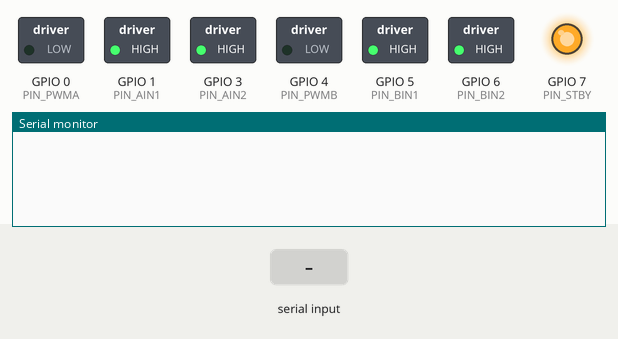
Simulated run of this sketch. Board: ESP32-C3. Shown: switched loads named in the sketch (green lamp = pin HIGH), output pins drawn as LEDs (lit = HIGH), the last lines printed to the serial monitor. The test bench sets the inputs (shaded band).

Above: at 1.2 s.
1.3 s: "STOP,1\n" received over Serial
At 2.5 s:
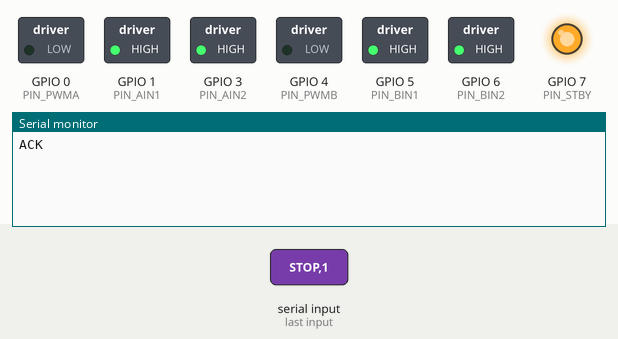
2.8 s: "PING\n" received over Serial
At 3.9 s:
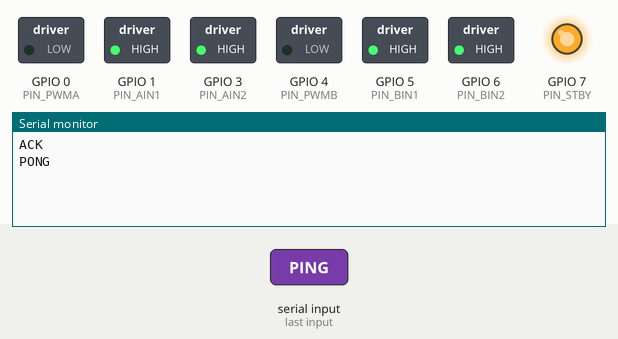
4.3 s: "STATUS\n" received over Serial
At 5.0 s:
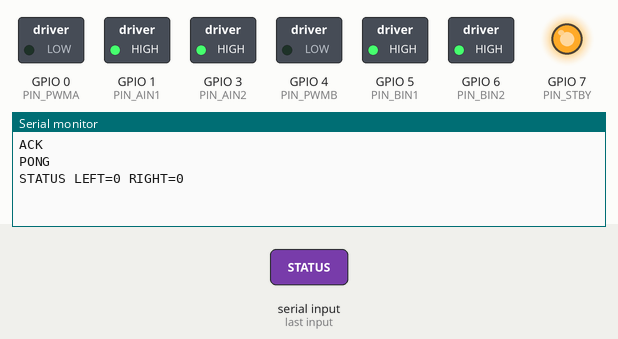

Measured:
- after the input at 1.3 s, the serial monitor: prints a new line at once (image 1)
- after the input at 2.8 s, the serial monitor: prints a new line at once (image 2)
- after the input at 4.3 s, the serial monitor: prints a new line at once (image 3)

The sketch:

phonebot_firmware.ino
```cpp
/*
 * Phonebot – ESP32 Firmware
 * ---------------------------------------------------------------------------
 * Rolle des ESP32: NUR die Motoren ansteuern. Keine Bildverarbeitung, keine
 * Fahralgorithmen. Das "Denken" (Kamera, Linienerkennung, Programm) passiert
 * auf dem Telefon; der ESP32 bekommt über USB-Serial fertige Sollwerte.
 *
 * ZIELCHIP: ESP32-C3 (nativer USB, VID:PID 303a:1001), Arduino-ESP32-Core 3.x.
 *   - Serial läuft über das native USB (Board-Option "USB CDC On Boot = cdc").
 *     Nur so sieht die Android-App (usb-serial-for-android) die Ausgaben.
 *   - LEDC-API ist die 3.x-Variante: ledcAttach(pin, freq, bits) + ledcWrite(pin, duty).
 *     (Der klassische ESP32/S3 mit Core 2.x nutzte ledcSetup/ledcAttachPin.)
 *
 * Hardware:
 *   - ESP32-C3-Board mit nativem USB
 *   - Motortreiber TB6612FNG
 *   - 2 Getriebemotoren
 *   - Motorstrom aus separater Quelle (Akku), NICHT aus dem Telefon-USB.
 *     Grund: 250–500 mA vom OTG-Port reichen für zwei Motoren (v.a. Anlauf)
 *     nicht aus. Telefon liefert nur Logik/Befehle, der Akku den Fahrstrom.
 *
 * Verdrahtung TB6612FNG  ->  ESP32-C3 (GPIO). Diese Pins sind gültige C3-GPIOs;
 * gemieden: 18/19 (natives USB), 2/8/9 (Strapping), 20/21 (UART0).
 *   PWMA  -> 0       AIN1 -> 1      AIN2 -> 3      (linker Motor)
 *   PWMB  -> 4       BIN1 -> 5      BIN2 -> 6      (rechter Motor)
 *   STBY  -> 7       (HIGH = Treiber aktiv)
 *   VM    -> Motorakku +     VCC -> 3V3 (Logik)     GND gemeinsam!
 *
 * Protokoll: siehe docs/PROTOCOL.md  (ein Befehl pro Zeile, mit '\n')
 * ---------------------------------------------------------------------------
 */

// ---------------- Pin-Belegung (ESP32-C3) ----------------
const int PIN_PWMA = 0, PIN_AIN1 = 1, PIN_AIN2 = 3;      // links
const int PIN_PWMB = 4, PIN_BIN1 = 5, PIN_BIN2 = 6;      // rechts
const int PIN_STBY = 7;

// ---------------- LEDC (PWM) ----------------
const int PWM_FREQ = 20000;          // 20 kHz: oberhalb des Hörbereichs
const int PWM_BITS = 8;              // 8 Bit -> Werte 0..255 (passt zum Protokoll)
// Core 3.x: Kanäle werden automatisch vergeben, ledcWrite adressiert den PIN.

// ---------------- Kommunikations-Watchdog ----------------
// Hört das Telefon auf zu senden (App abgestürzt, Kabel ab), muss der Roboter
// von selbst stoppen statt unkontrolliert weiterzufahren.
const unsigned long CMD_TIMEOUT_MS = 400;
unsigned long lastCmdMs = 0;

// ---------------- Zustand ----------------
int speedLeft = 0, speedRight = 0;   // -255..255 (Vorzeichen = Drehrichtung)
bool autoMode = true;                // informativer Modus (MANUAL/AUTO)

// Zeilenpuffer für nicht-blockierendes Einlesen
char lineBuf[64];
uint8_t lineLen = 0;

// ---------------------------------------------------------------------------
void setup() {
  Serial.begin(115200);              // bei CDCOnBoot=cdc: natives USB-CDC

  pinMode(PIN_AIN1, OUTPUT); pinMode(PIN_AIN2, OUTPUT);
  pinMode(PIN_BIN1, OUTPUT); pinMode(PIN_BIN2, OUTPUT);
  pinMode(PIN_STBY, OUTPUT);
  digitalWrite(PIN_STBY, HIGH);      // Treiber aktivieren

  // LEDC-API des ESP32-Arduino-Core 3.x: Frequenz/Auflösung direkt am Pin.
  ledcAttach(PIN_PWMA, PWM_FREQ, PWM_BITS);
  ledcAttach(PIN_PWMB, PWM_FREQ, PWM_BITS);

  stopMotors();
  lastCmdMs = millis();
}

// ---------------------------------------------------------------------------
void loop() {
  readSerial();                      // nicht blockierend: liest vorhandene Zeichen

  // Watchdog: zu lange kein Befehl -> anhalten (Sicherheit).
  if (millis() - lastCmdMs > CMD_TIMEOUT_MS) {
    stopMotors();
  }
}

// ---------------- Motoransteuerung ----------------
// value: -255..255. Betrag = PWM, Vorzeichen = Drehrichtung.
void driveMotor(int in1, int in2, int pwmPin, int value) {
  value = constrain(value, -255, 255);
  bool forward = value >= 0;
  digitalWrite(in1, forward ? HIGH : LOW);
  digitalWrite(in2, forward ? LOW  : HIGH);
  ledcWrite(pwmPin, abs(value));
}

void applyMotors() {
  driveMotor(PIN_AIN1, PIN_AIN2, PIN_PWMA, speedLeft);
  driveMotor(PIN_BIN1, PIN_BIN2, PIN_PWMB, speedRight);
}

void stopMotors() {
  speedLeft = 0; speedRight = 0;
  ledcWrite(PIN_PWMA, 0); ledcWrite(PIN_PWMB, 0);
  // Kurzschlussbremse (beide Eingänge HIGH) für sauberes, schnelles Stehen:
  digitalWrite(PIN_AIN1, HIGH); digitalWrite(PIN_AIN2, HIGH);
  digitalWrite(PIN_BIN1, HIGH); digitalWrite(PIN_BIN2, HIGH);
}

// ---------------- Serielle Eingabe (nicht blockierend) ----------------
void readSerial() {
  while (Serial.available() > 0) {
    char c = (char)Serial.read();
    if (c == '\n' || c == '\r') {
      if (lineLen > 0) {
        lineBuf[lineLen] = '\0';
        handleCommand(lineBuf);
        lineLen = 0;
      }
    } else if (lineLen < sizeof(lineBuf) - 1) {
      lineBuf[lineLen++] = c;
    } else {
      lineLen = 0;                   // Überlauf -> Zeile verwerfen
    }
  }
}

// ---------------- Befehlsinterpreter ----------------
// Unterstützt: SET,LEFT,v  SET,RIGHT,v  STOP  MODE,AUTO  MODE,MANUAL  PING  STATUS
void handleCommand(char *cmd) {
  lastCmdMs = millis();              // jeder gültige Empfang füttert den Watchdog

  // Token per strtok zerlegen (kommagetrennt)
  char *t1 = strtok(cmd, ",");
  if (t1 == nullptr) return;

  if (strcmp(t1, "SET") == 0) {
    char *side = strtok(nullptr, ",");
    char *valS = strtok(nullptr, ",");
    if (side && valS) {
      int v = atoi(valS);
      if      (strcmp(side, "LEFT")  == 0) speedLeft  = v;
      else if (strcmp(side, "RIGHT") == 0) speedRight = v;
      applyMotors();
      Serial.println("ACK");
    }
  } else if (strcmp(t1, "STOP") == 0) {
    stopMotors();
    Serial.println("ACK");
  } else if (strcmp(t1, "MODE") == 0) {
    char *m = strtok(nullptr, ",");
    if (m) {
      autoMode = (strcmp(m, "AUTO") == 0);
      if (!autoMode) stopMotors();   // beim Wechsel in MANUAL sicher anhalten
      Serial.println("ACK");
    }
  } else if (strcmp(t1, "PING") == 0) {
    Serial.println("PONG");
  } else if (strcmp(t1, "STATUS") == 0) {
    Serial.print("STATUS LEFT="); Serial.print(speedLeft);
    Serial.print(" RIGHT=");      Serial.println(speedRight);
  }
  // Unbekannte Befehle werden still ignoriert.
}
```
